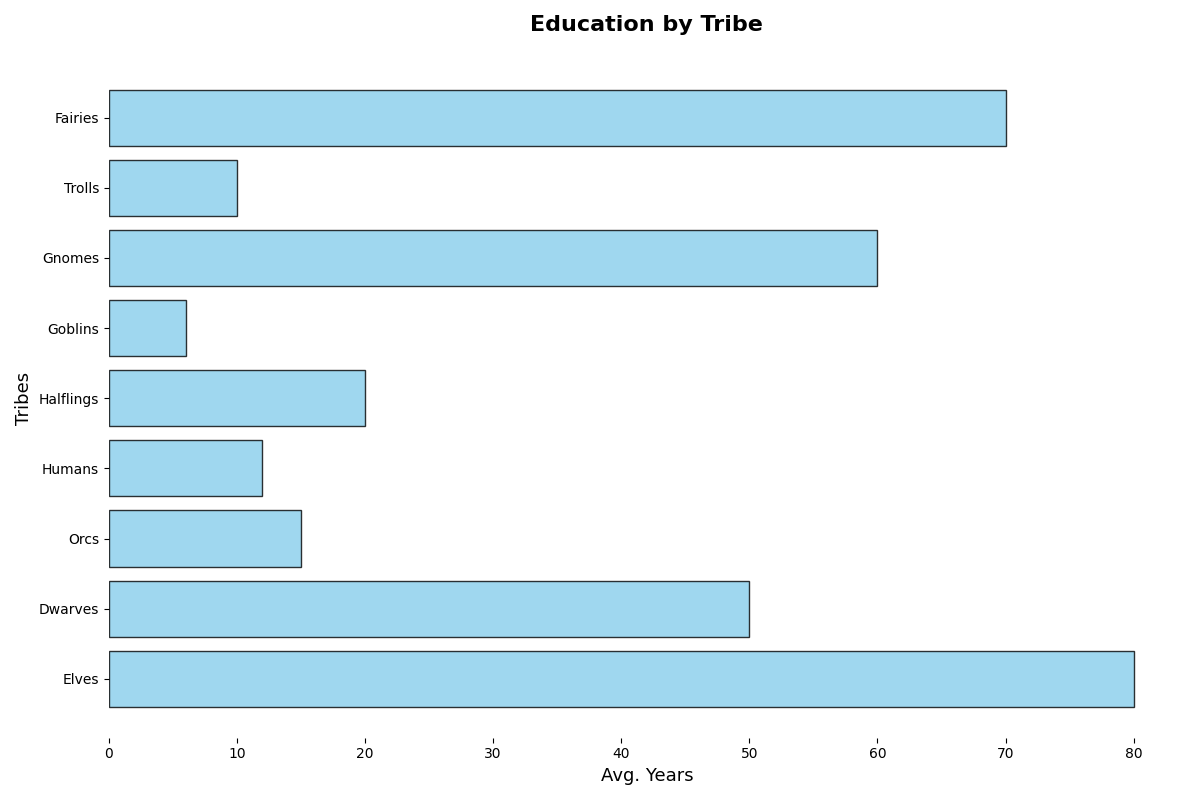

Here is the Python script that generated this plot:
import matplotlib.pyplot as plt
import numpy as np

tribes = ['Elves', 'Dwarves', 'Orcs', 'Humans', 'Halflings', 'Goblins', 'Gnomes', 'Trolls', 'Fairies']
average_years_education = np.array([80, 50, 15, 12, 20, 6, 60, 10, 70])

fig, ax = plt.subplots(figsize=(12, 8))
ax.barh(tribes, average_years_education, color='skyblue', edgecolor='black', alpha=0.8)

ax.set_title('Education by Tribe', fontsize=16, fontweight='bold', pad=20)
ax.set_xlabel('Avg. Years', fontsize=13)
ax.set_ylabel('Tribes', fontsize=13)

ax.spines['top'].set_visible(False)
ax.spines['right'].set_visible(False)
ax.spines['left'].set_visible(False)
ax.spines['bottom'].set_visible(False)

ax.grid(False)
plt.tight_layout()
plt.show()
